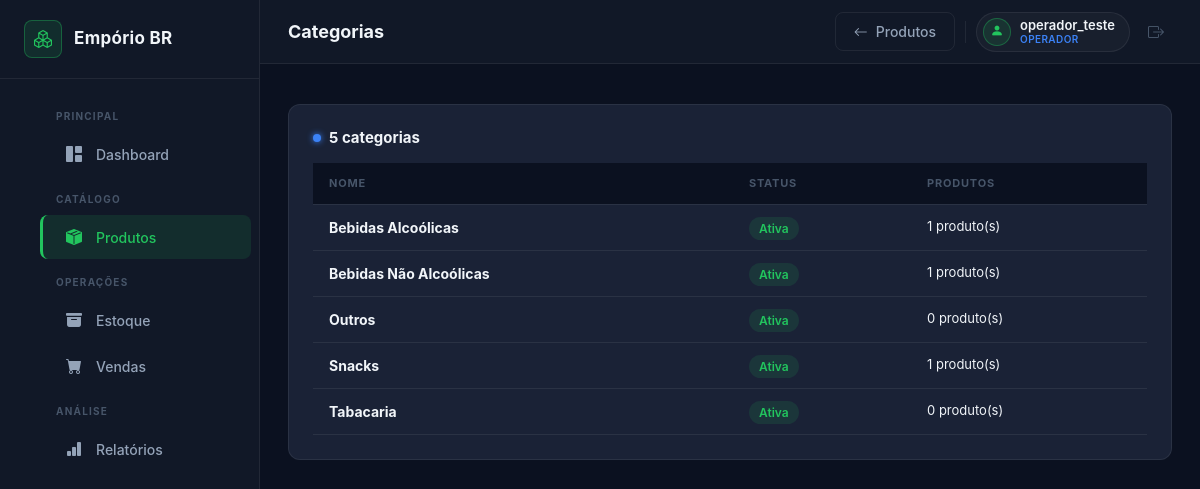
Screenshot of /categorias (signed in) with the database file from the repository.
### app/models/models.py (models this page shows, shortened)
class Usuario(UserMixin, db.Model):
    __tablename__ = 'usuarios'
    id = db.Column(db.Integer, primary_key=True)
    nome = db.Column(db.String(100), nullable=False)
    senha_hash = db.Column(db.String(255), nullable=False)
    perfil = db.Column(db.String(20), nullable=False, default='operador')  # 'admin' ou 'operador'
    ativo = db.Column(db.Boolean, default=True)
    movimentacoes = db.relationship('Movimentacao', backref='usuario', lazy='dynamic')
    vendas = db.relationship('Venda', backref='usuario', lazy='dynamic')
    @property
    def is_admin(self):
        return self.perfil == 'admin'

class Categoria(db.Model):
    __tablename__ = 'categorias'
    id = db.Column(db.Integer, primary_key=True)
    nome = db.Column(db.String(80), nullable=False, unique=True)
    ativo = db.Column(db.Boolean, default=True)
    produtos = db.relationship('Produto', backref='categoria', lazy='dynamic')

### app/routes/produtos.py (the view)
@produtos_bp.route('/categorias')
@login_required
def categorias():
    cats = Categoria.query.order_by(Categoria.nome).all()
    return render_template('produtos/categorias.html', categorias=cats)

### app/models/models.py (called while the page is built)
@login_manager.user_loader
def load_user(user_id):
    return Usuario.query.get(int(user_id))

### app/templates/produtos/categorias.html (shortened to what this page needs)
{% extends 'base.html' %}
{% block page_title %}Categorias{% endblock %}
{% block topbar_actions %}
  <a href="{{ url_for('produtos.lista_produtos') }}" class="btn-outline">
    <i class="bi bi-arrow-left"></i> Produtos
  </a>
{% endblock %}
{% block content %}
<div class="row g-4">
  <div class="col-lg-{{ '8' if current_user.is_admin else '12' }}">
    <div class="card-dark">
      <div class="section-header mb-3">
        <div class="section-title-group">
          <span class="section-dot dot-blue"></span>
          <h5 class="section-title">{{ categorias | length }} categoria{{ 's' if categorias | length != 1 }}</h5>
        </div>
      </div>
      {% if categorias %}
        <table class="table-dark-custom">
          <thead>
            <tr>
              <th>Nome</th>
              <th>Status</th>
              <th>Produtos</th>
            </tr>
          </thead>
          <tbody>
            {% for cat in categorias %}
            <tr>
              <td>
                <strong>{{ cat.nome }}</strong>
              </td>
              <td>
                {% if cat.ativo %}
                  <span class="badge-green">Ativa</span>
                {% else %}
                  <span class="badge-gray">Inativa</span>
                {% endif %}
              </td>
              <td class="text-muted-col">
                {{ cat.produtos.filter_by(ativo=True).count() }} produto(s)
              </td>
            </tr>
            {% endfor %}
          </tbody>
        </table>
      {% else %}
        <div class="empty-state">
          <i class="bi bi-tags empty-icon-green"></i>
          <p>Nenhuma categoria cadastrada.</p>
        </div>
      {% endif %}
    </div>
  </div>
</div>
{% endblock %}

### app/templates/base.html (shortened to what this page needs)
<!DOCTYPE html>
<html lang="pt-BR">
<head>
  <link href="https://cdn.jsdelivr.net/npm/bootstrap@5.3.3/dist/css/bootstrap.min.css" rel="stylesheet">
  <link href="https://cdn.jsdelivr.net/npm/bootstrap-icons@1.11.3/font/bootstrap-icons.min.css" rel="stylesheet">
  <link href="{{ url_for('static', filename='css/styles.css') }}" rel="stylesheet">
</head>
<body>
<div class="layout-wrapper">
  <aside class="sidebar" id="sidebar">
    <div class="sidebar-brand">
      <span class="brand-icon"><i class="bi bi-boxes"></i></span>
      <span class="brand-name">Empório BR</span>
    </div>
    <nav class="sidebar-nav">
      <ul>
        <li class="nav-label">Principal</li>
        <li>
          <a href="{{ url_for('main.dashboard') }}"
             class="{{ 'active' if request.endpoint == 'main.dashboard' }}">
            <i class="bi bi-grid-1x2-fill"></i>
            <span>Dashboard</span>
          </a>
        </li>
        <li class="nav-label">Catálogo</li>
        <li>
          <a href="{{ url_for('produtos.lista_produtos') }}"
             class="{{ 'active' if request.endpoint and request.endpoint.startswith('produtos.') }}">
            <i class="bi bi-box-seam-fill"></i>
            <span>Produtos</span>
          </a>
        </li>
        <li class="nav-label">Operações</li>
        <li>
          <a href="{{ url_for('estoque.visao_geral') }}"
             class="{{ 'active' if request.endpoint and request.endpoint.startswith('estoque.') }}">
            <i class="bi bi-archive-fill"></i>
            <span>Estoque</span>
          </a>
        </li>
        <li>
          <a href="{{ url_for('vendas.nova_venda') }}"
             class="{{ 'active' if request.endpoint and request.endpoint.startswith('vendas.') }}">
            <i class="bi bi-cart-fill"></i>
            <span>Vendas</span>
          </a>
        </li>
        <li class="nav-label">Análise</li>
        <li>
          <a href="{{ url_for('relatorios.relatorio_estoque') }}"
             class="{{ 'active' if request.endpoint and request.endpoint.startswith('relatorios.') }}">
            <i class="bi bi-bar-chart-fill"></i>
            <span>Relatórios</span>
          </a>
        </li>
      </ul>
    </nav>
  </aside>
  <div class="main-content">
    <header class="topbar">
      <h1 class="page-title">{% block page_title %}{% endblock %}</h1>
      <div class="topbar-right">
        {% block topbar_actions %}{% endblock %}
        <div class="topbar-user">
          <div class="topbar-avatar"><i class="bi bi-person-fill"></i></div>
          <div class="topbar-user-info">
            <span class="topbar-user-name">{{ current_user.nome }}</span>
            <span class="topbar-user-role" style="{{ '' if current_user.is_admin else 'color:var(--info);' }}">
              {{ 'Admin' if current_user.is_admin else 'Operador' }}
            </span>
          </div>
        </div>
        <a href="{{ url_for('auth.logout') }}" class="btn-logout" title="Sair">
          <i class="bi bi-box-arrow-right"></i>
        </a>
      </div>
    </header>
    <div class="flash-container">
    </div>
    <main class="page-body">
      {% block content %}{% endblock %}
    </main>
  </div>
</div>
</body>
</html>

### rows the page displays
Usuario: nome "operador_teste", perfil "OPERADOR"
Categoria: nome "Bebidas Alcoólicas", ativo "Ativa", produtos.filter_by "1"
Categoria: nome "Bebidas Não Alcoólicas", ativo "Ativa", produtos.filter_by "1"
Categoria: nome "Outros", ativo "Ativa", produtos.filter_by "0"
Categoria: nome "Snacks", ativo "Ativa", produtos.filter_by "1"
Categoria: nome "Tabacaria", ativo "Ativa", produtos.filter_by "0"

### other values shown
{{ categorias | length }} "5"
{{ 's' if categorias | length != 1 }} "s"
